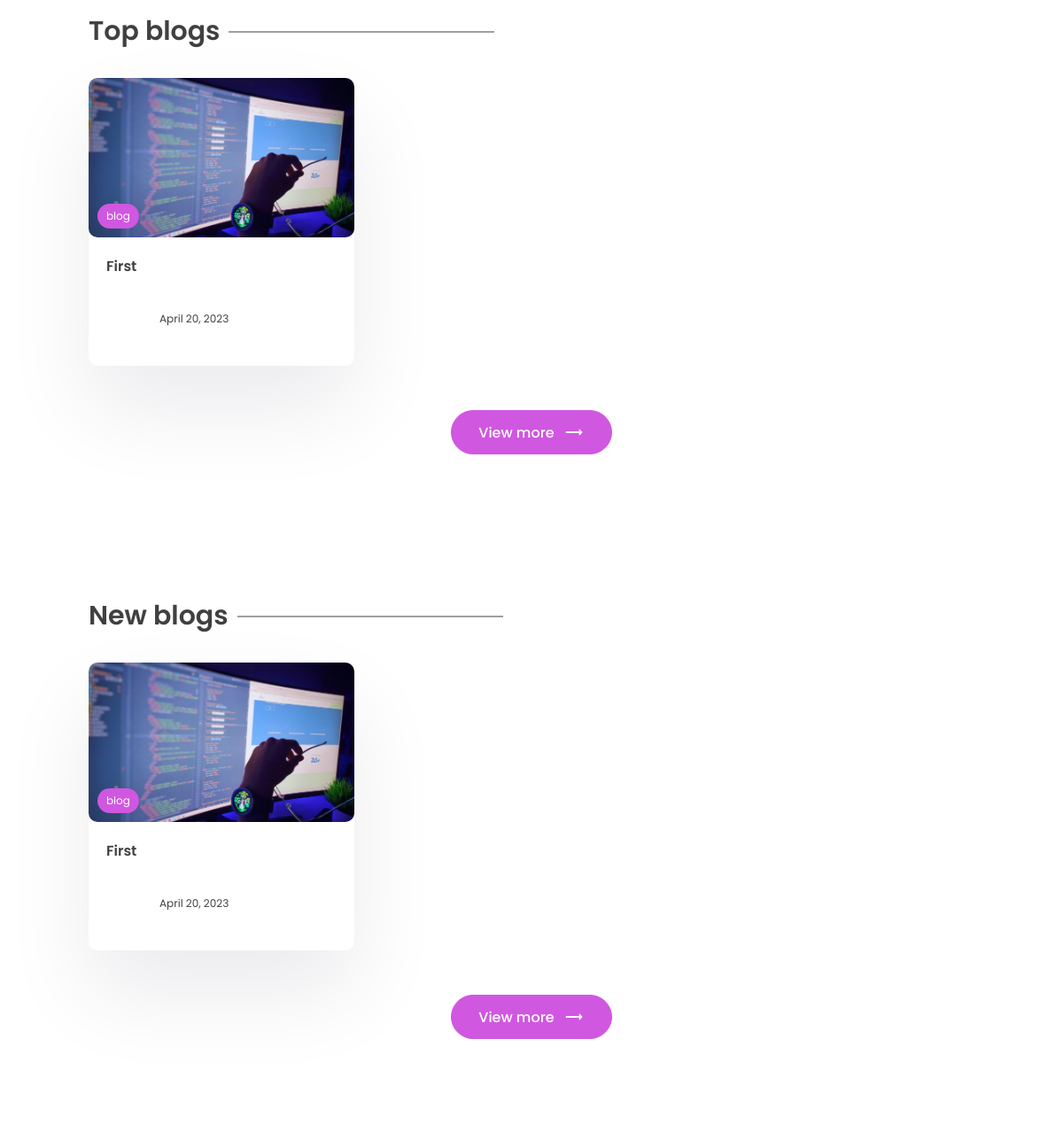
The app's page / (middle part), older data.
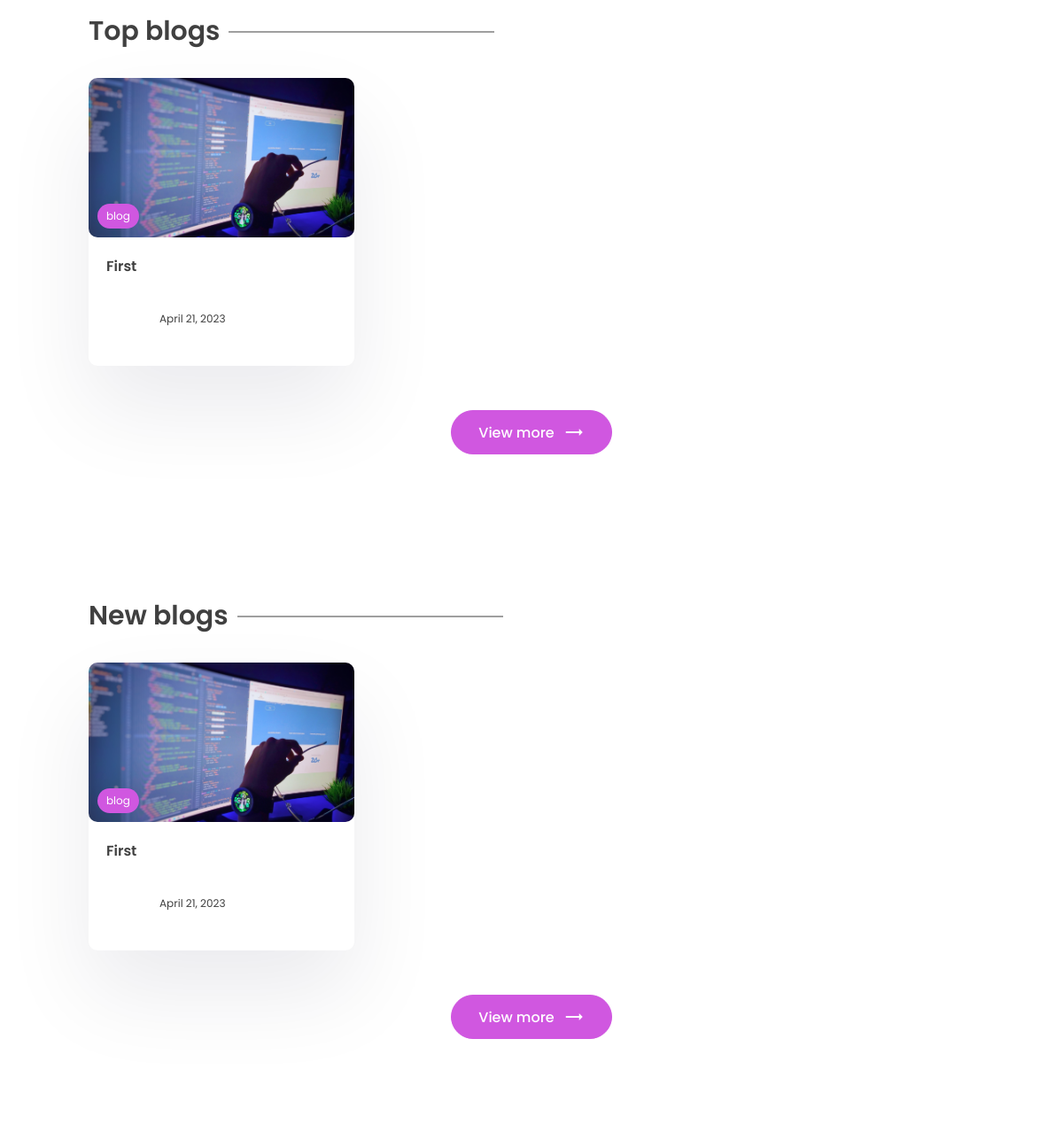
The same page, newer data.
### app/models.py (models this page shows, shortened)
class Post(models.Model):
    title = models.CharField(max_length=100)
    content = models.TextField()
    last_updated = models.DateTimeField(auto_now = True)
    slug = models.SlugField(max_length=100, unique=True)
    image = models.ImageField(null=True, blank=True, upload_to="images/")
    tags = models.ManyToManyField(Tag, blank= True, related_name='post')
    view_count = models.IntegerField(null = True, blank=True)
    isfeatured = models.BooleanField(default = False)
    author = models.ForeignKey(User, on_delete=models.CASCADE, null = True, blank=True)

class Tag(models.Model):
    name = models.CharField(max_length=200)
    description = models.CharField(max_length=100)
    slug = models.SlugField(max_length=200, unique=True)

### app/views.py (the view)
# urls.py: path('', views.index, name = 'index'),
def index(request):
    posts = Post.objects.all()
    top_posts = Post.objects.all().order_by('-view_count')[0:3]
    recent_posts = Post.objects.all().order_by('-last_updated')[0:3]
    featured_blog = Post.objects.filter(isfeatured = True)
    subscribe_form = SubscribeForm()
    subscribe_successful = None
    if featured_blog:
        featured_blog = featured_blog[0]
    if request.POST:
        subscribe_form = SubscribeForm(request.POST)
        if subscribe_form.is_valid():
            subscribe_form.save()
            subscribe_successful = 'Subscribed Successfully'
            subscribe_form = SubscribeForm()
    context = {'posts':posts, 'top_posts': top_posts, 'recent_posts': recent_posts, 'subscribe_form': subscribe_form, 'subscribe_successful': subscribe_successful, 'featured_blog': featured_blog}
    return render(request, 'app/index.html', context)

### app/templates/app/index.html (shortened to what this page needs)
{% extends 'base.html' %}
{% block content %}
    <section class="sp">
      <div class="container">
        <h1 class="sec-title">Top blogs</h1>
        <div class="grid-3">
          {% for post in top_posts %}
          <a href="{% url 'post_page' post.slug %}">
            <div class="card">
              <div class="post-img">
                <img src="{{post.image.url}}" alt="" />
                <div class="tag">{{post.tags.all.0.name}}</div>
              </div>
              <div class="card-content">
                <h3>
                  {{post.title}}
                </h3>
                <div class="author">
                  <div class="profile-pic">
                  </div>
                  <div class="details">
                    <small>{{post.last_updated | date}}</small>
                  </div>
                </div>
              </div>
            </div>
          </a>
          {% endfor %}
        </div>
        <center>
          <a href=""><button class="btn btn-primary rounded view">
            View more <span class="material-icons"> trending_flat </span>
          </button></a>
        </center>
      </div>
    </section>
    <section class="sp">
      <div class="container">
        <h1 class="sec-title">New blogs</h1>
        <div class="grid-3">
            {% for post in recent_posts %}
          <a href="{% url 'post_page' post.slug %}">
            <div class="card">
              <div class="post-img">
                <img src="{{post.image.url}}" alt="" />
                <div class="tag">{{post.tags.all.0.name}}</div>
              </div>
              <div class="card-content">
                <h3>
                  {{post.title}}
                </h3>
                <div class="author">
                  <div class="profile-pic">
                  </div>
                  <div class="details">
                    <small>{{post.last_updated | date}}</small>
                  </div>
                </div>
              </div>
            </div>
          </a>
          {% endfor %}
        </div>
        <center>
          <a href=""><button class="btn btn-primary rounded view">
            View more <span class="material-icons"> trending_flat </span>
          </button></a>
        </center>
      </div>
    </section>
    {% endblock content %}

Row changes from the older to the newer data that the page shows:
changed Post "First": last_updated "April 20, 2023" → "April 21, 2023"
